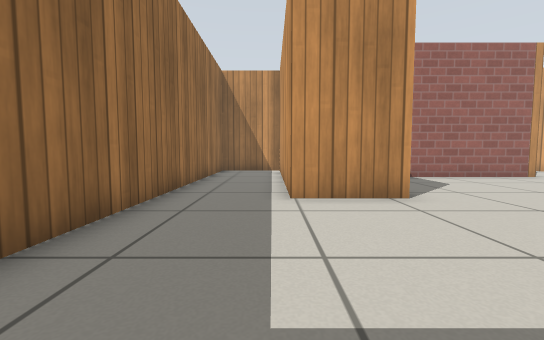
view 1 (above)

18 first-person views from a walk through a world built for the Gazebo simulator. The camera is 0.5 m above the floor, tilts 4° down and sees 90° across. The floor is counted in squares, 0.5 m on a side. Each view is taken from the middle of a square. On the plan, view 1 faces up. The plan holds only what a view shows up to about 11 squares ahead; the rest is blank. Simple patterns stand in for the simulator's built-in surfaces.

view 2
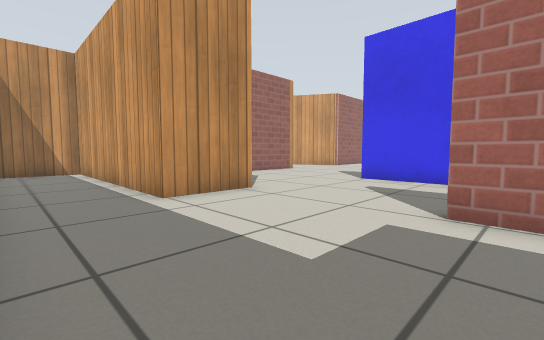

view 3
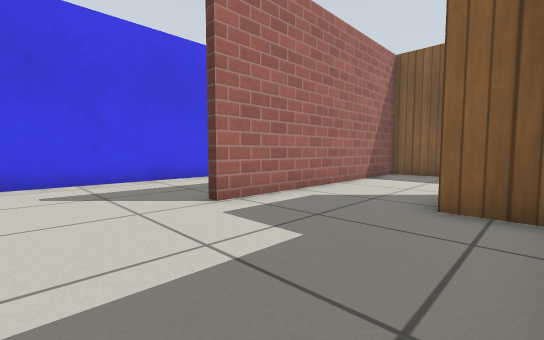

view 4
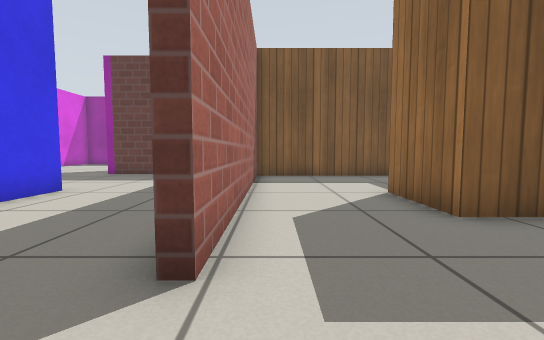

view 5
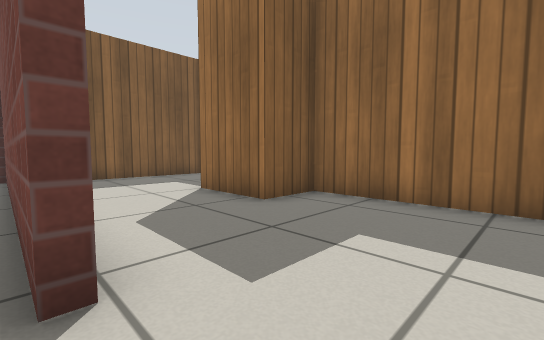

view 6
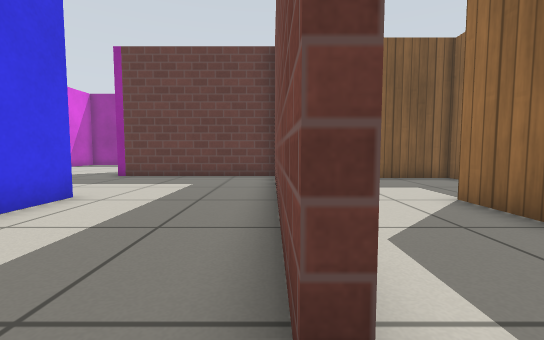

view 7
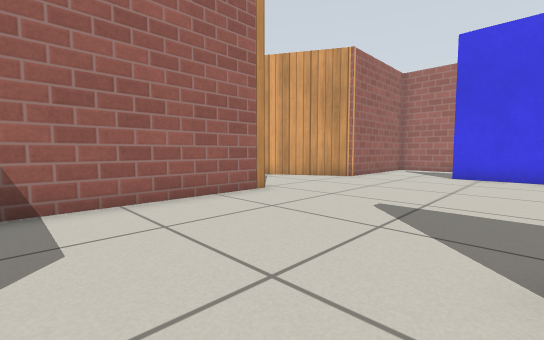

view 8
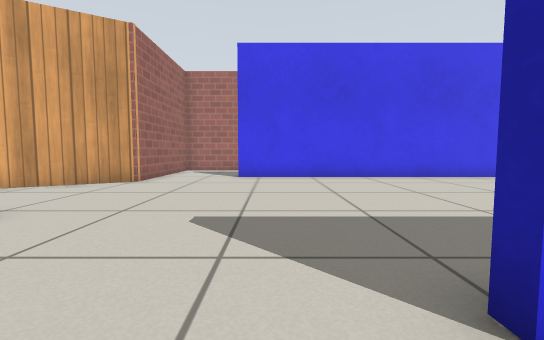

view 9
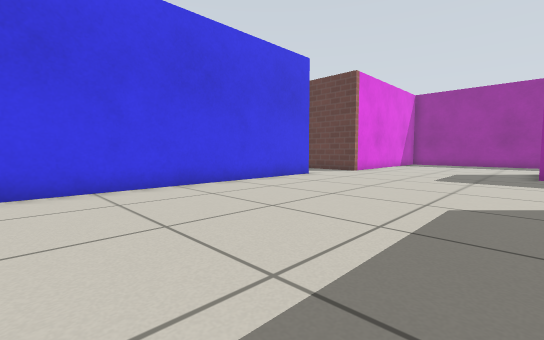

view 10
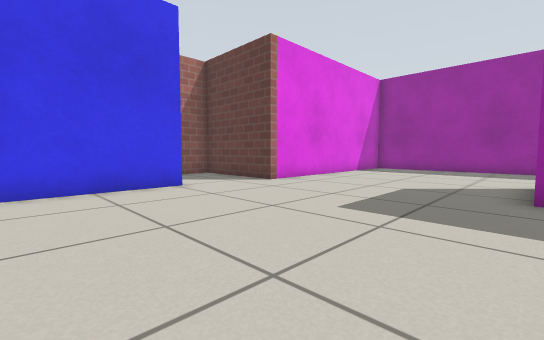

view 11
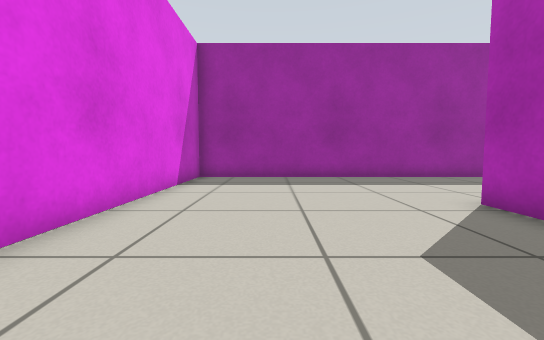

view 12
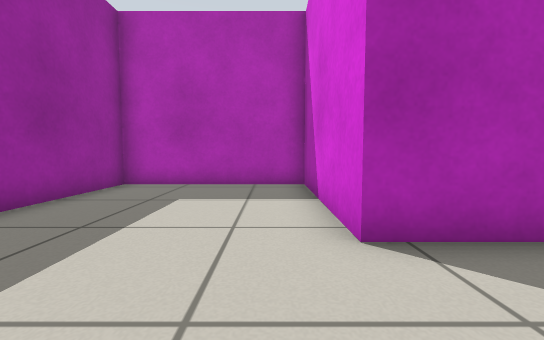

view 13
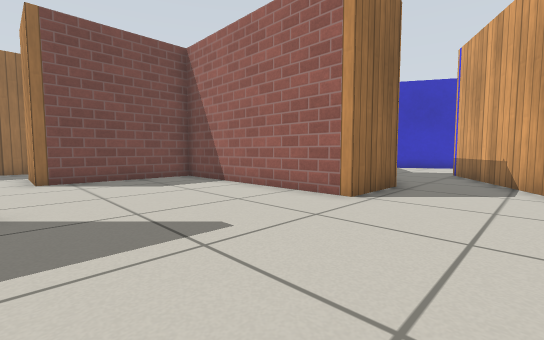

view 14
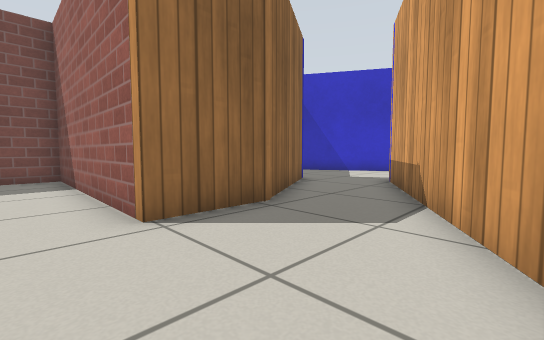

view 15
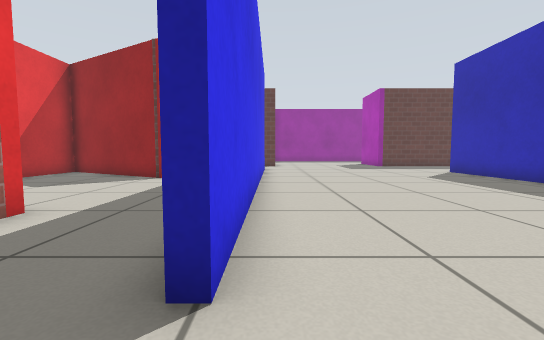

view 16
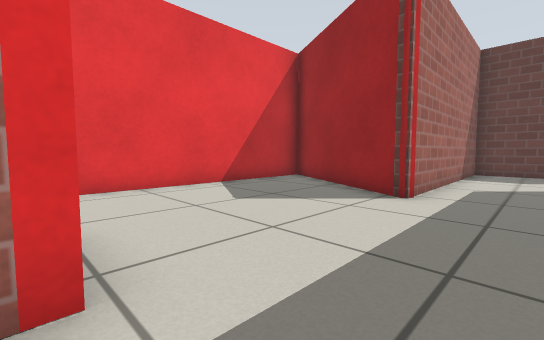

view 17
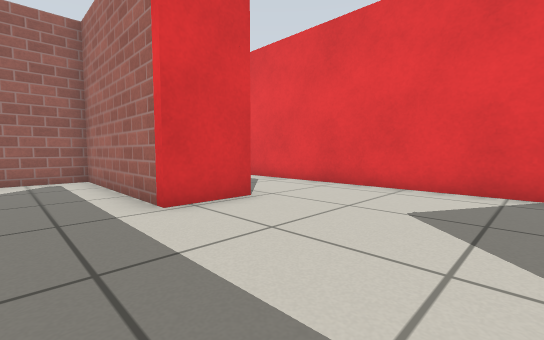

view 18
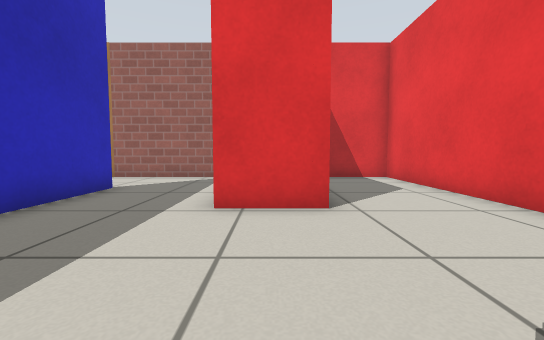

### Floor plan
Ten units are one square. View 1 is at (0, 0); x grows to the right and y downward. Boxes are objects, and circles mark ways between rooms. Rooms are numbered by the first view taken in them; rooms with no view inside come last. Other rooms are left out.
<svg viewBox="-40 -174 299 353">
<path fill="none" stroke="#000" d="M29 -57 4 -57 4 -135M-25 -111 -25 10 -8 10 -8 36M-35 79 26 79 26 -10M0 -139 -21 -139M73 39 73 -48M76 -6 76 22M164 58 164 -74M26 -10 29 -10 29 87 91 87M91 100 91 120 39 120 39 174 158 174 158 87M166 -104 149 -104 110 -169M82 -162 101 -128 101 -104 29 -104 29 -57M220 -47 200 -47 200 -104 166 -104M200 10 202 10 251 38M167 -74 167 -42M254 35 254 -104 231 -104M158 87 200 87 200 9"/>
<circle cx="30" cy="-30" r="3" fill="#2a7"/>
<circle cx="170" cy="-90" r="3" fill="#2a7"/>
<circle cx="170" cy="70" r="3" fill="#2a7"/>
<text x="0" y="-20">1</text>
<text x="100" y="20">2</text>
<text x="210" y="-20">3</text>
</svg>
Room 1 opens to room 2. Room 2 opens to room 3.

Where each view was taken, in squares from view 1:
view 1: 0 up, 0 right, facing up
view 2: 0 up, 2 left, facing up-right
view 3: 4 up, 2 left, facing down-right
view 4: 3 up, 2 right, facing down
view 5: 3 up, 3 right, facing down-left
view 6: 2 up, 3 right, facing down
view 7: 5 up, 5 right, facing up-right
view 8: 6 up, 6 right, facing right
view 9: 4 up, 9 right, facing down-right
view 10: 2 down, 9 right, facing down-right
view 11: 7 down, 13 right, facing down
view 12: 13 down, 12 right, facing left
view 13: 5 up, 13 right, facing up-left
view 14: 9 up, 14 right, facing up-left
view 15: 9 up, 16 right, facing down
view 16: 5 up, 18 right, facing down-right
view 17: 0 up, 18 right, facing up-right
view 18: 0 up, 21 right, facing up
